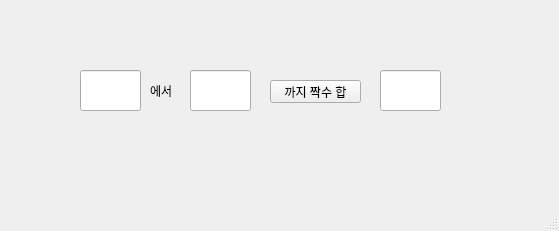
<?xml version="1.0" encoding="UTF-8"?>
<ui version="4.0">
 <class>MainWindow</class>
 <widget class="QMainWindow" name="MainWindow">
  <property name="geometry">
   <rect>
    <x>0</x>
    <y>0</y>
    <width>559</width>
    <height>231</height>
   </rect>
  </property>
  <property name="windowTitle">
   <string>MainWindow</string>
  </property>
  <widget class="QWidget" name="centralwidget">
   <widget class="QLineEdit" name="le1">
    <property name="geometry">
     <rect>
      <x>80</x>
      <y>70</y>
      <width>61</width>
      <height>41</height>
     </rect>
    </property>
   </widget>
   <widget class="QLineEdit" name="le2">
    <property name="geometry">
     <rect>
      <x>190</x>
      <y>70</y>
      <width>61</width>
      <height>41</height>
     </rect>
    </property>
   </widget>
   <widget class="QLabel" name="label">
    <property name="geometry">
     <rect>
      <x>150</x>
      <y>80</y>
      <width>31</width>
      <height>21</height>
     </rect>
    </property>
    <property name="text">
     <string>에서</string>
    </property>
   </widget>
   <widget class="QPushButton" name="pb">
    <property name="geometry">
     <rect>
      <x>270</x>
      <y>80</y>
      <width>91</width>
      <height>23</height>
     </rect>
    </property>
    <property name="text">
     <string>까지 짝수 합</string>
    </property>
   </widget>
   <widget class="QLineEdit" name="le3">
    <property name="geometry">
     <rect>
      <x>380</x>
      <y>70</y>
      <width>61</width>
      <height>41</height>
     </rect>
    </property>
   </widget>
  </widget>
  <widget class="QMenuBar" name="menubar">
   <property name="geometry">
    <rect>
     <x>0</x>
     <y>0</y>
     <width>559</width>
     <height>21</height>
    </rect>
   </property>
  </widget>
  <widget class="QStatusBar" name="statusbar"/>
 </widget>
 <resources/>
 <connections/>
</ui>
